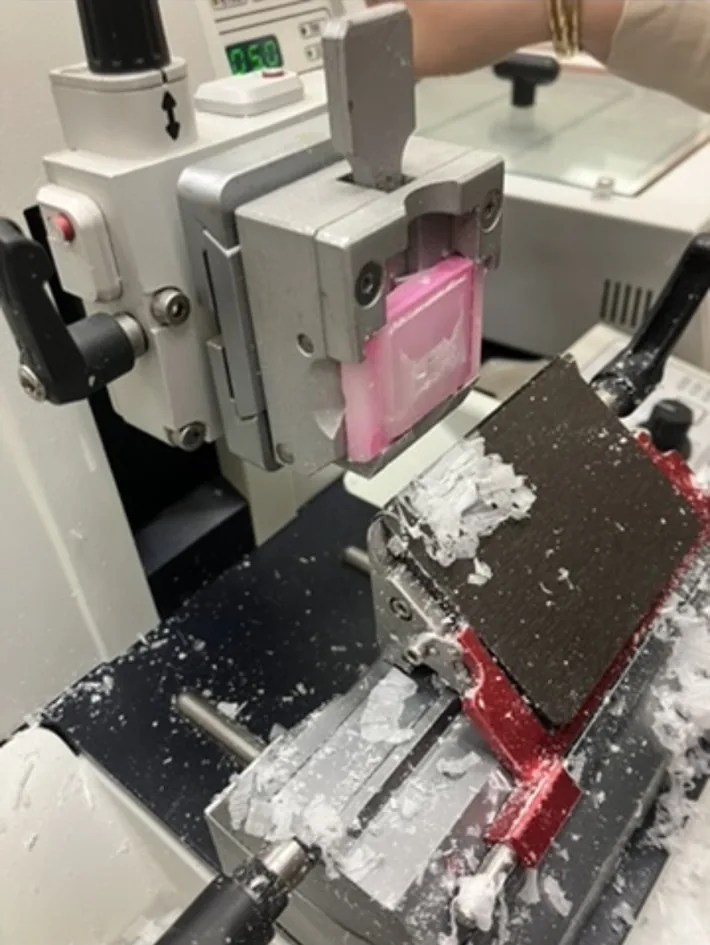
#> input picture assets/2026-10-13-new-photos/zebrafish-paraffin-microtomy-failure.webp, 710 x 945 px
$ python render-histology-direction-test.py
#> lines starting #> are read from the running program, lines starting #| are printed output that depends on the picture
#!/usr/bin/env python3
"""Forty-second visual test of the histology failure, using ONLY real owner photos.

No simulated section, invented laboratory footage, actor voice or fictitious
instrument sound. Original full photographs remain unmodified in their archive.
"""
import hashlib
import json
import math
import subprocess
import tempfile
from pathlib import Path
import numpy as np
import soundfile as sf
from PIL import Image, ImageDraw, ImageFont, ImageOps, ImageFilter

ROOT=Path(__file__).resolve().parents[1]
OUT=ROOT/"assets"/"films"/"prototypes"
W,H,FPS=1280,720,24
FONT="/usr/share/fonts/truetype/dejavu/DejaVuSans.ttf"
SERIF="/usr/share/fonts/truetype/dejavu/DejaVuSerif.ttf"
COLOR=(235,228,213)
PINE=(16,34,38)
ACCENT=(205,146,113)
PHOTOS={
    "failed":ROOT/"assets/2026-10-13-new-photos/zebrafish-paraffin-microtomy-failure.webp",
    "specimens":ROOT/"assets/2026-10-13-new-photos/zebrafish-orientation-specimens.webp",
    "processing":ROOT/"assets/2026-10-13-new-photos/zebrafish-histology-processing.webp",
}
SHOTS=[
    ("failed",6,"AT THE BLADE","The block came apart.","archive"),
    ("failed",7,"LOOK CLOSELY","Not a usable histological section.","archival detail"),
    ("specimens",6,"BEFORE THE CUT","The difficulty began with orientation.","archive"),
    ("processing",6,"THE INTENDED WORKFLOW","A specimen supported for processing.","archive"),
    ("failed",8,"THE MATERIAL BOUNDARY","It did not cut as one.","archival detail"),
    (None,7,"NO USABLE SECTION","An experiment that stopped before the measurement.","end")
]
def ff(args):
    p=subprocess.run(args,text=True,stdout=subprocess.PIPE,stderr=subprocess.PIPE)
    if p.returncode:raise RuntimeError("Command failed: "+" ".join(args)+"\n"+p.stderr[-2000:])
    return p.stdout

def font(s,serif=False):
    return ImageFont.truetype(SERIF if serif else FONT,s)

def wrap(text,draw,ft,maxw):
    cur="";out=[]
    for word in text.split():
        tmp=(cur+" "+word).strip()
        if cur and draw.textbbox((0,0),tmp,font=ft)[2]>maxw:
            out.append(cur);cur=word
        else:cur=tmp
    if cur:out.append(cur)
    return out

def draw_card(photo,t1,t2,kind,index):
    """A film sequence, not six interchangeable labelled chapter slides.

    Source photos dominate the screen. Intentional editorial crops reveal where
    materials failed. The untouched archive remains directly linked by manifest.
    """
    canvas=Image.new("RGB",(W,H),PINE)
    d=ImageDraw.Draw(canvas)
    if index==5:
        d.line((92,209,190,209),fill=ACCENT,width=3)
        d.text((87,265),"TWO MATERIALS.",font=font(60,True),fill=COLOR)
        d.text((87,348),"NO SECTION.",font=font(66,True),fill=COLOR)
        d.text((93,495),"The documented outcome. No interpretable section obtained.",
               font=font(18),fill=(205,209,198))
        d.text((93,648),"RUWAIDIX  /  ORIGINAL EXPERIMENT",
               font=font(12),fill=ACCENT)
        return canvas
    with Image.open(photo) as raw:src=ImageOps.exif_transpose(raw).convert("RGB")
    if index in (0,2,3):
        # Full-bleed EDITORIAL DETAIL: intentional real-picture crop, not a fake scene.
        centers={0:(.50,.44),2:(.5,.48),3:(.5,.53)}
        canvas=ImageOps.fit(src,(W,H),method=Image.Resampling.LANCZOS,centering=centers[index])
        d=ImageDraw.Draw(canvas,"RGBA")
        # A bottom-only restrained shadow protects occasional source labels.
        for y in range(470,H):
            alpha=int(163*((y-470)/(H-470))**1.2)
            d.line((0,y,W,y),fill=(8,25,29,alpha),width=1)
        small={
           0:("THE FAILED CUT","Original microtome photograph / editorial crop"),
           2:("BEFORE THE BLADE","Zebrafish orientation specimens / editorial crop"),
           3:("THE PREPARATION","Original processing equipment / editorial crop")
        }
        head,note=small[index]
        d.text((58,590),head,font=font(35,True),fill=(251,245,233,255))
        d.text((60,656),note,font=font(17),fill=(233,231,219,255))
        return canvas.convert("RGB")
    if index==1:
        # Double view: original photograph beside a deliberately enlarged
        # material-failure detail, not the same postage stamp repeated.
        full=ImageOps.contain(src,(520,654),method=Image.Resampling.LANCZOS)
        canvas.paste(full,(50+(535-full.width)//2,33+(654-full.height)//2))
        crop=src.crop((int(src.width*.34),int(src.height*.18),
                       int(src.width*.94),int(src.height*.74)))
        detail=ImageOps.fit(crop,(612,654),method=Image.Resampling.LANCZOS)
        canvas.paste(detail,(618,33))
        d=ImageDraw.Draw(canvas,"RGBA")
        d.rectangle((0,580,W,H),fill=(8,25,28,186))
        d.text((61,601),"This is what reached the microtome.",
               font=font(34,True),fill=COLOR)
        d.text((62,669),"Full original at left · archival detail at right",
               font=font(13),fill=(211,207,189))
        return canvas
    # Scene 5 (index 4): the actual equipment and separated fragments fill
    # the screen, with only the original experimental outcome as typography.
    center=src.crop((int(src.width*.16),int(src.height*.23),
                     int(src.width*.98),int(src.height*.79)))
    picture=ImageOps.fit(center,(950,H),method=Image.Resampling.LANCZOS)
    canvas.paste(picture,(330,0))
    d=ImageDraw.Draw(canvas)
    d.line((60,270,155,270),fill=ACCENT,width=4)
    d.text((55,315),"THE LAYERS",font=font(33,True),fill=COLOR)
    d.text((55,383),"SEPARATED.",font=font(33,True),fill=COLOR)
    d.text((61,645),"Original experiment · detail crop",
           font=font(12),fill=(215,205,184))
    return canvas

def score():
    sr=24000
    n=int(40*sr);t=np.arange(n,dtype=np.float64)/sr
    y=np.zeros(n,dtype=np.float64)
    # Deliberately quiet original ambient composition, not simulated microtome audio.
    for index,(hz,st,en) in enumerate([(82.41,0,11),(98.,9,20),(73.42,18,29),(110.,27,40)]):
        gain=np.maximum(0,np.minimum(1,(t-st)/2.4))*np.maximum(0,np.minimum(1,(en-t)/3))
        y+=np.sin(2*np.pi*hz*t)*gain*.031
        y+=np.sin(2*np.pi*hz*1.5*t)*gain*.006
    for pulse in (5,13,21,32):
        dt=t-pulse
        gate=(dt>=0)*np.exp(-np.maximum(0,dt)/3)
        y+=np.sin(2*np.pi*164.81*dt)*gate*.008
    fade=np.minimum(1,t/2)*np.minimum(1,(40-t)/3)
    y=np.tanh(y*fade).astype(np.float32)
    OUT.mkdir(parents=True,exist_ok=True)
    path=OUT/"histology-score.wav"
    sf.write(path,y,sr,subtype="PCM_16")
    return path

def main():
    for p in PHOTOS.values():
        if not p.is_file():raise FileNotFoundError(str(p))
    if sum(s[1] for s in SHOTS)!=40:raise ValueError("Wrong picture duration")
    OUT.mkdir(parents=True,exist_ok=True)
    with tempfile.TemporaryDirectory() as temp:
        w=Path(temp);videos=[];docs=[]
        for i,(key,sec,title,body,kind) in enumerate(SHOTS):
            pic=draw_card(PHOTOS[key] if key else None,title,body,kind,i)
#> in draw_card, `canvas=Image.new("RGB",(W,H),PINE)`:
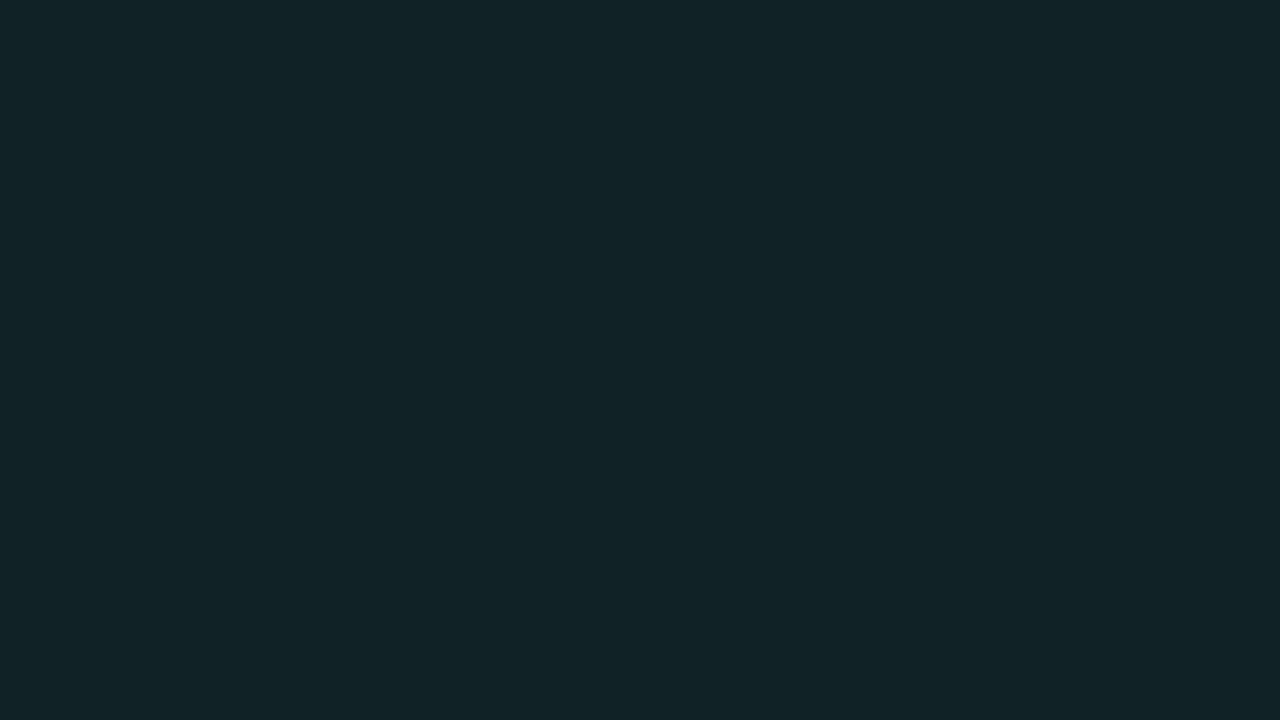
#> canvas: PIL image 1280x720 RGB; mean R, G, B 16, 34, 38
#> in draw_card, raw is the input picture: PIL image 710x945 RGB; mean R, G, B 129.6, 122.3, 114.2
#> in draw_card, `canvas=ImageOps.fit(src,(W,H),method=Image.Resampling.LANCZOS,centerin..`:
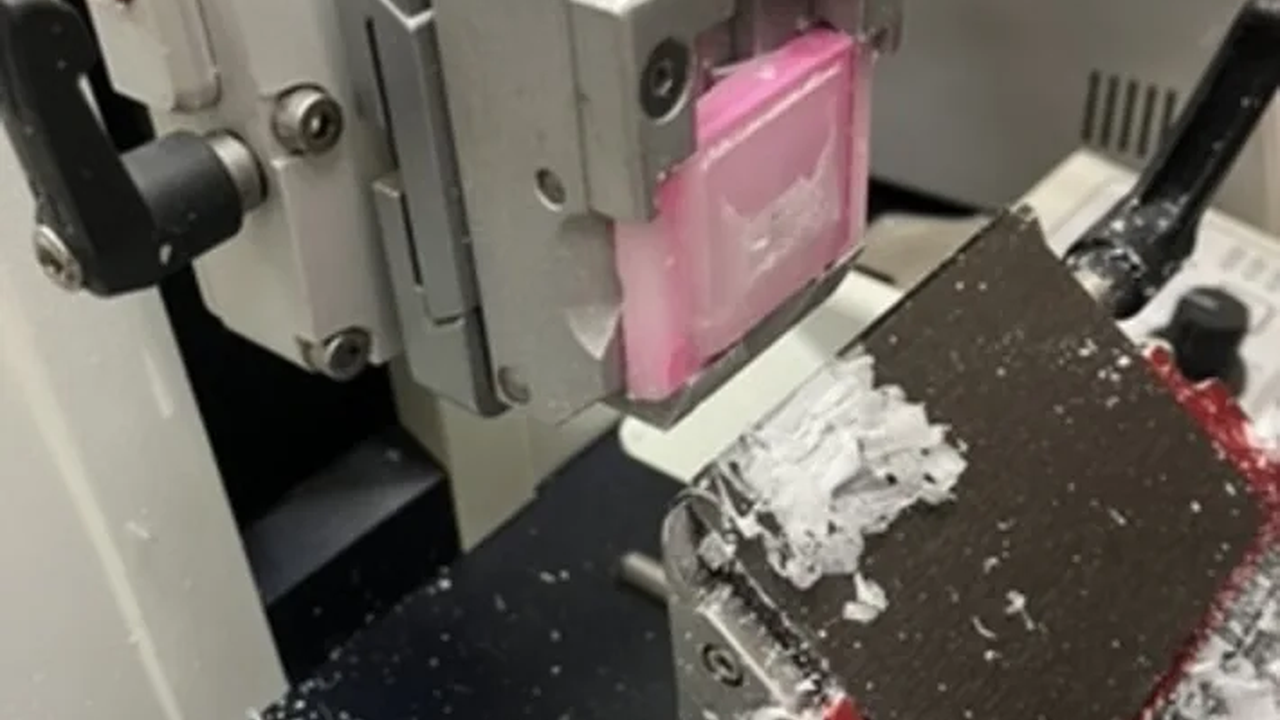
#> canvas: PIL image 1280x720 RGB; mean R, G, B 107.4, 100.4, 93.4
#> in draw_card, `return canvas.convert("RGB")`:
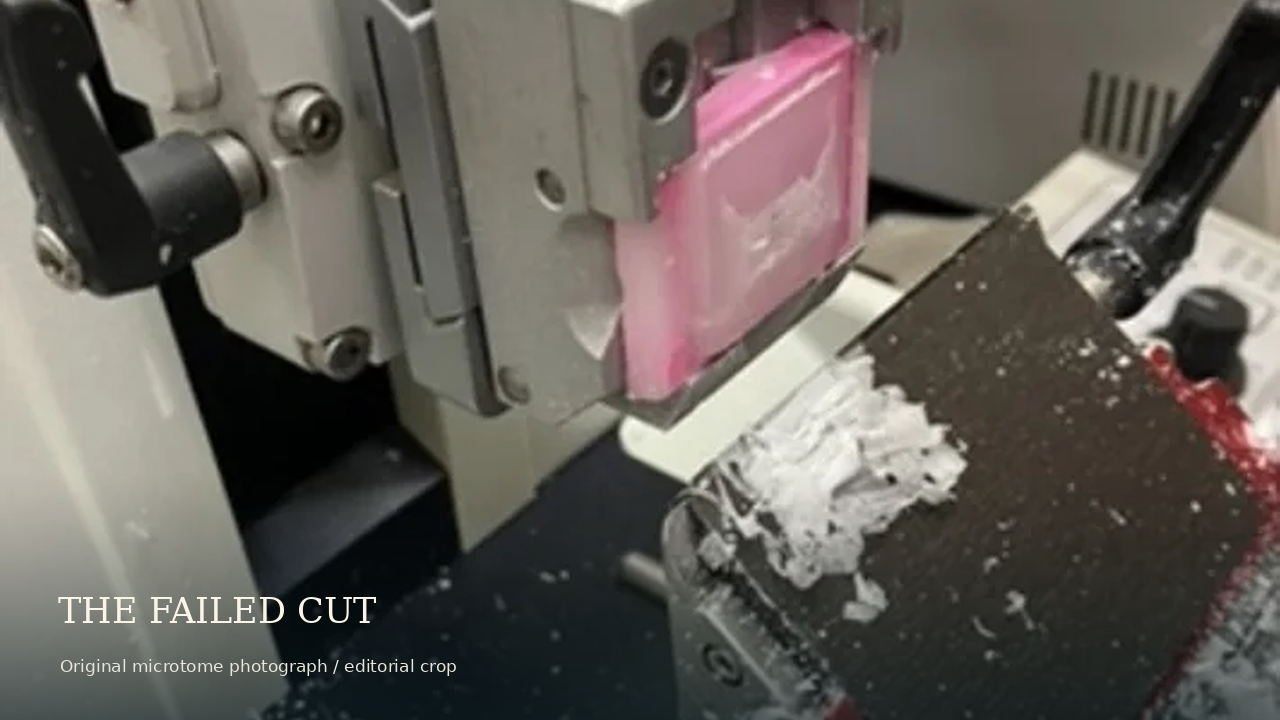
#> returned value: PIL image 1280x720 RGB; mean R, G, B 99.9, 94.9, 88.9
            name=w/f"source-{i:02d}.png"
            pic.save(name)
            poster=OUT/f"histology-test-frame-{i+1:02d}.webp"
            pic.save(poster,"WEBP",quality=84)
            movie=w/f"scene-{i:02d}.mp4"
            # No zoom on text; the authored shot is a still with editorial jump cuts.
            ff(["ffmpeg","-hide_banner","-loglevel","error","-y","-loop","1",
                "-framerate",str(FPS),"-i",str(name),"-t",str(sec),"-r",str(FPS),
                "-vf","zoompan=z=min(zoom+0.0002\\,1.038):d=1:fps=24:s=1280x720",
                "-c:v","libx264","-crf","20","-preset","fast","-pix_fmt","yuv420p","-an",str(movie)])
#> (the call stopped at in ff, `p=subprocess.run(args,text=True,stdout=subprocess.PIPE,stderr=subproce..`: subprocess is not available in this run)
#> pass 3 of the loop in main, `for i,(key,sec,title,body,kind) in enumerate(SHOTS):`:
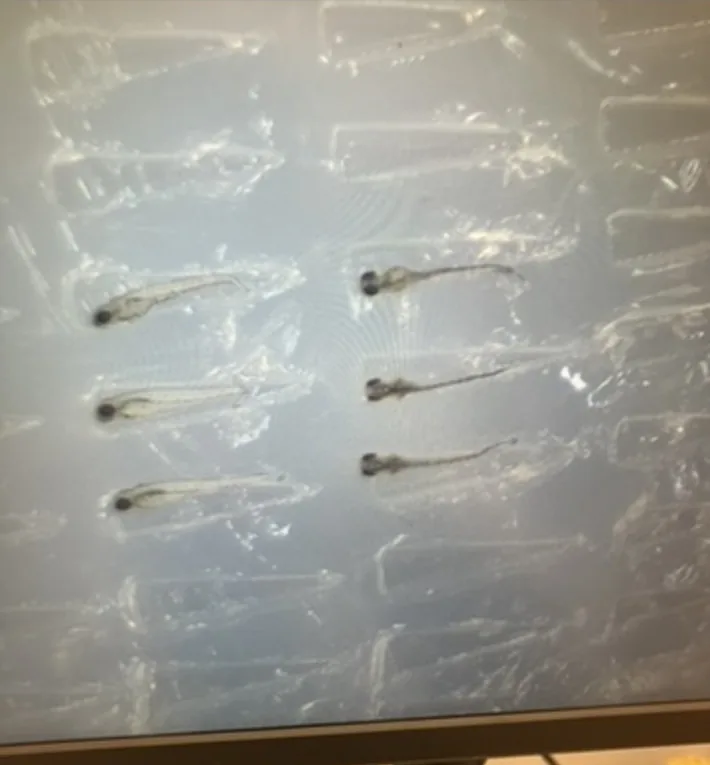
#> input picture assets/2026-10-13-new-photos/zebrafish-orientation-specimens.webp, 710 x 765 px
#> in draw_card, raw is the input picture: PIL image 710x765 RGB; mean R, G, B 156.5, 155.6, 147.6
#> in draw_card (call 3), `canvas=ImageOps.fit(src,(W,H),method=Image.Resampling.LANCZOS,centerin..`:
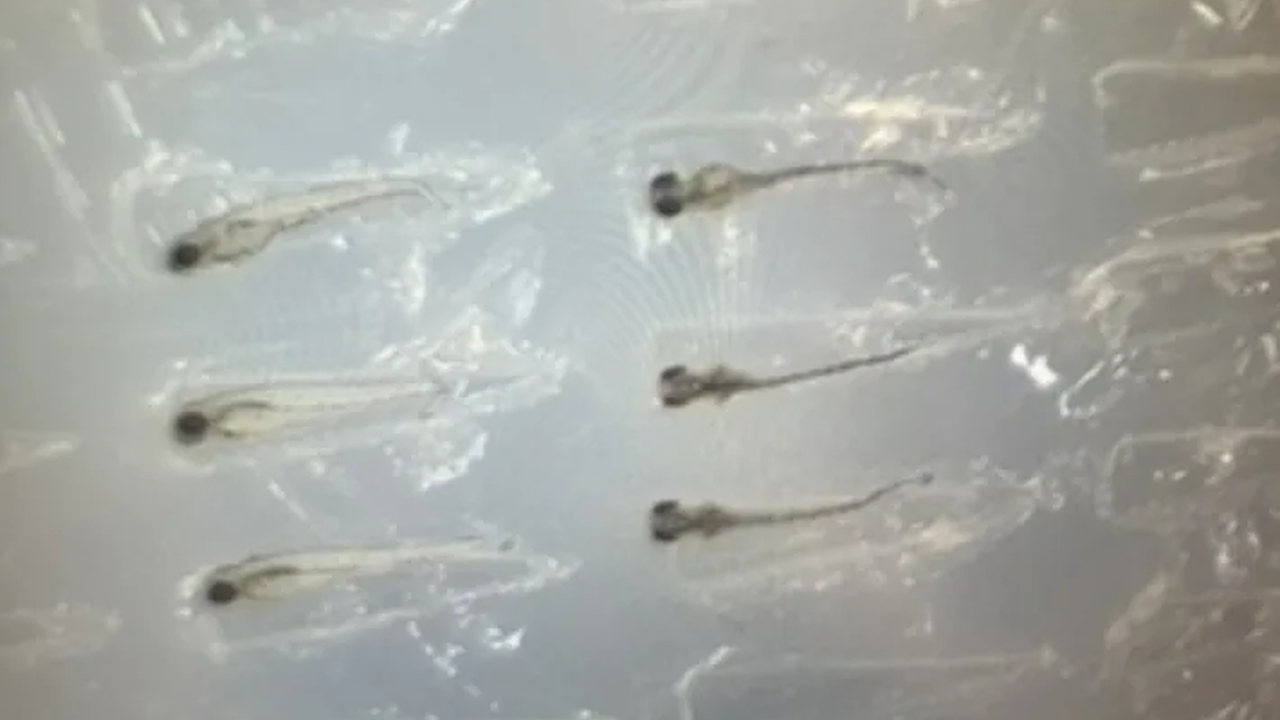
#> canvas: PIL image 1280x720 RGB; mean R, G, B 167.2, 169.7, 164.9
#> in draw_card (call 3), `return canvas.convert("RGB")`:
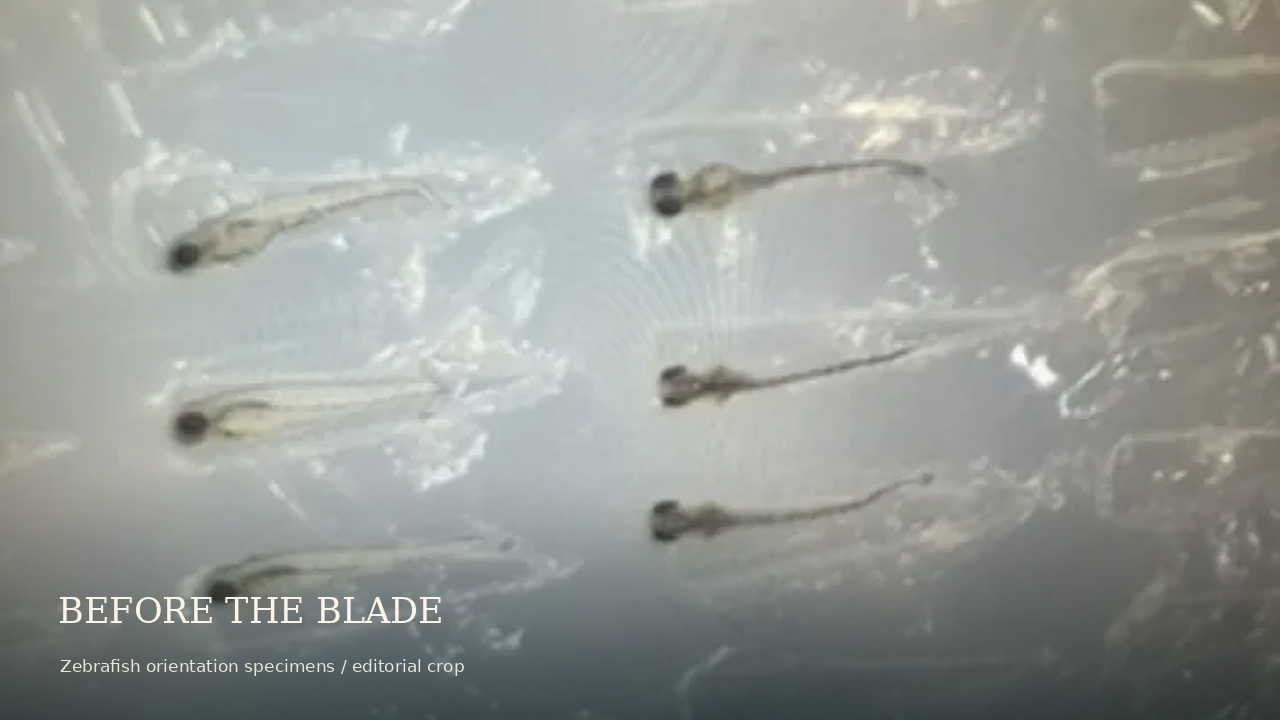
#> returned value: PIL image 1280x720 RGB; mean R, G, B 153.9, 158, 153.9
#> the loop made 6 passes; the first 3 are shown
            videos.append(movie)
            docs.append({"index":i+1,"start":sum(s[1] for s in SHOTS[:i]),
                         "seconds":sec,"archival_source":str(PHOTOS[key].relative_to(ROOT)) if key else None,
                         "label":title+" — "+body,"editorial_crop":key is not None})
        playlist=w/"input.txt"
        playlist.write_text("".join("file '"+str(m)+"'\n" for m in videos),encoding="utf-8")
        picture=w/"picture.mp4"
        ff(["ffmpeg","-hide_banner","-loglevel","error","-y","-f","concat","-safe","0",
             "-i",str(playlist),"-c","copy",str(picture)])
#> (the call stopped at in ff, `p=subprocess.run(args,text=True,stdout=subprocess.PIPE,stderr=subproce..`: subprocess is not available in this run)
        song=score()
        film=OUT/"histology-directors-test-40s.mp4"
        ff(["ffmpeg","-hide_banner","-loglevel","error","-y","-i",str(picture),"-i",str(song),
             "-map","0:v:0","-map","1:a:0","-c:v","copy","-af","loudnorm=I=-20:TP=-2:LRA=11",
             "-c:a","aac","-b:a","128k","-t","40","-movflags","+faststart",str(film)])
        info=json.loads(ff(["ffprobe","-v","error","-show_entries","format=duration","-of","json",str(film)]))
        seconds=float(info["format"]["duration"])
        if abs(seconds-40)>.12:raise RuntimeError("Duration "+str(seconds))
        obj={"label":"NOT A REPLACEMENT / VISUAL DIRECTING TEST","runtime":seconds,"sha256":hashlib.sha256(film.read_bytes()).hexdigest(),"shots":docs,"rights":"Personal archived photographs by site owner; no simulated successful histology, no falsely authentic machine sound. Each still in the film is editorially derived from an unaltered existing owner image.","limitation":"Musical and photographic pacing needs human review before full director's cut."}
        (OUT/"histology-directors-test-40s.json").write_text(json.dumps(obj,indent=2)+"\n",encoding="utf-8")
        print("AUDIT PROOF",film,seconds,"seconds",film.stat().st_size,"bytes")
#> (the run stopped early here; a loop or call above may not have finished)
